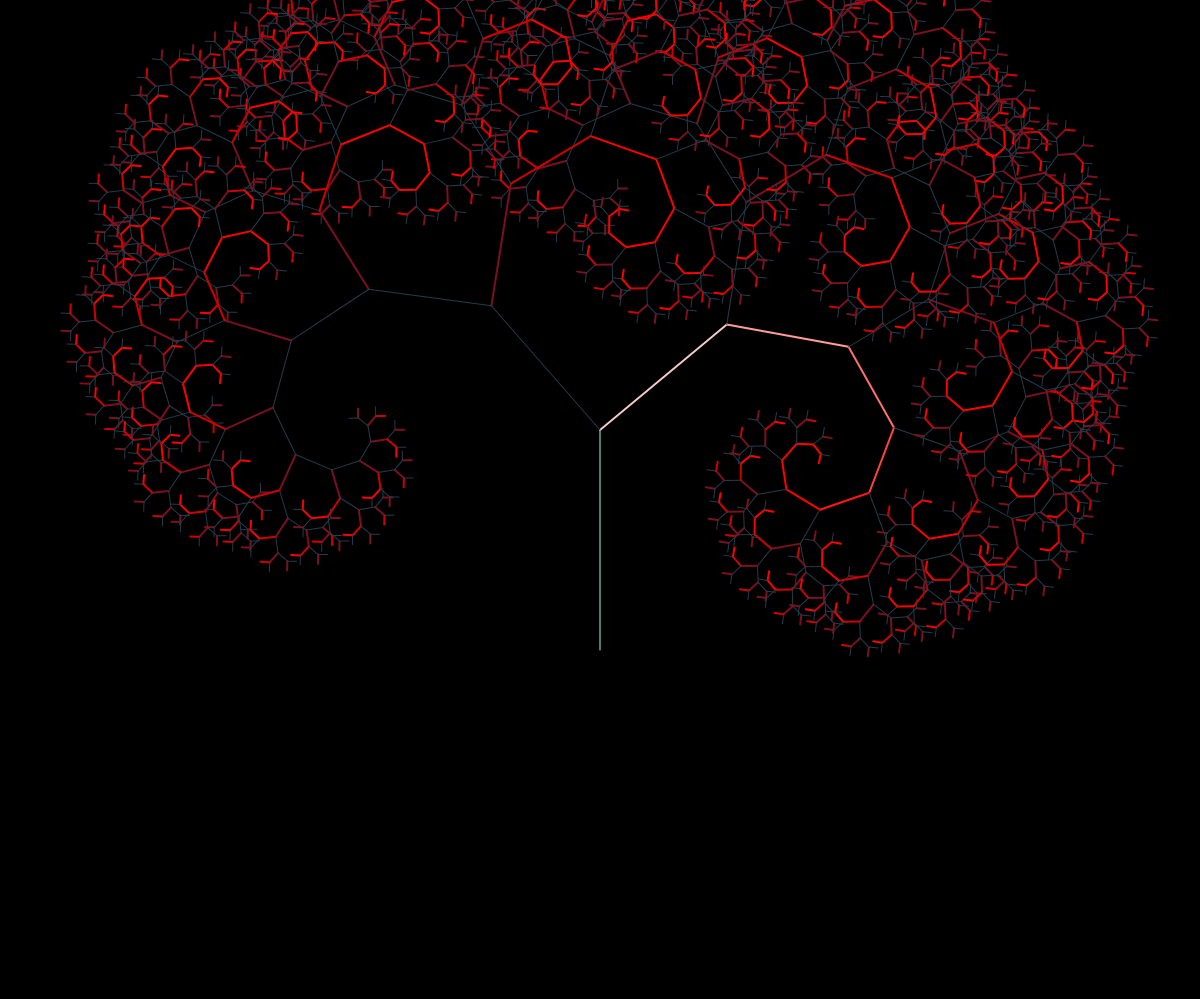
Frame 1 (no input)
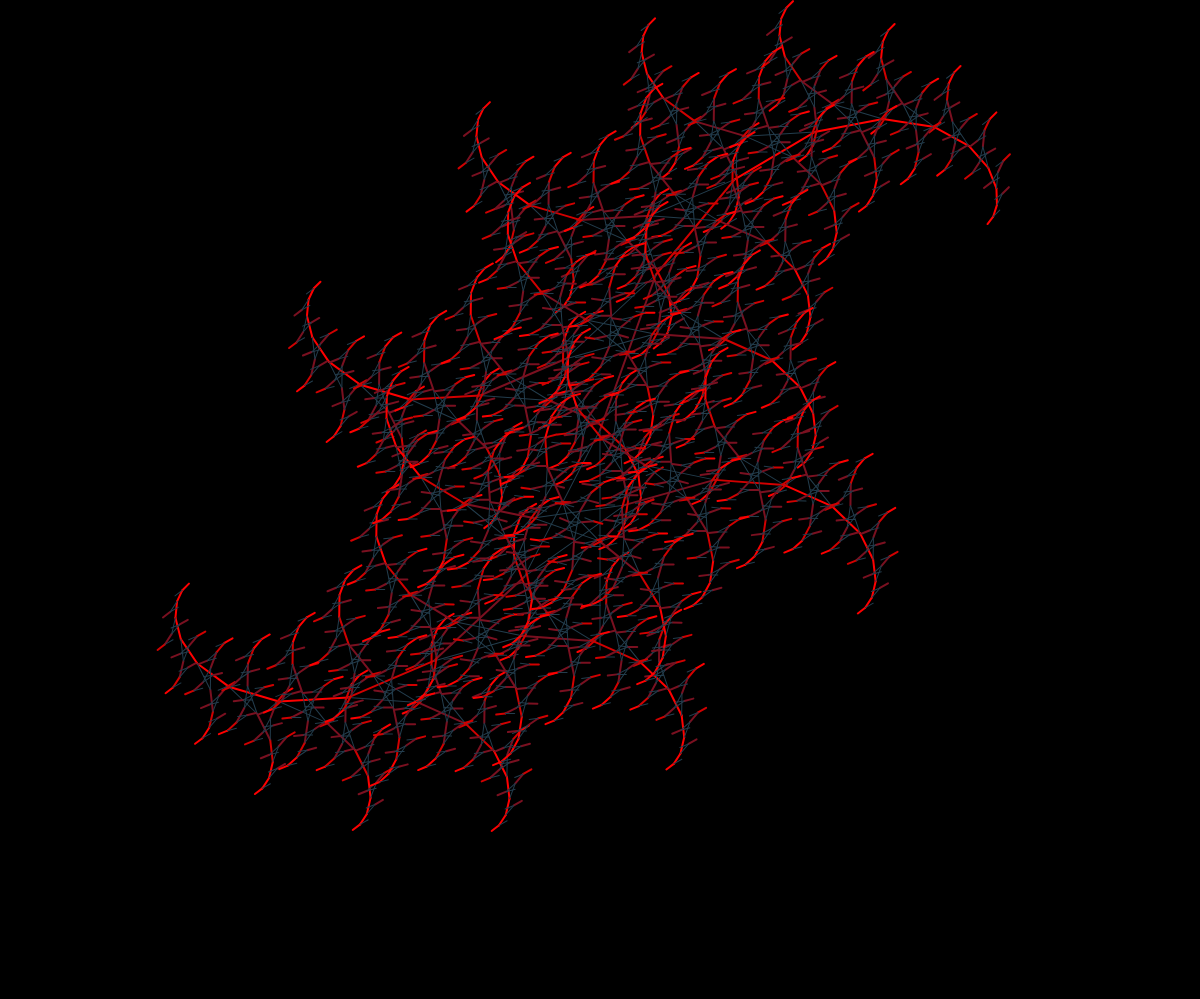
Frame 60 (no input)
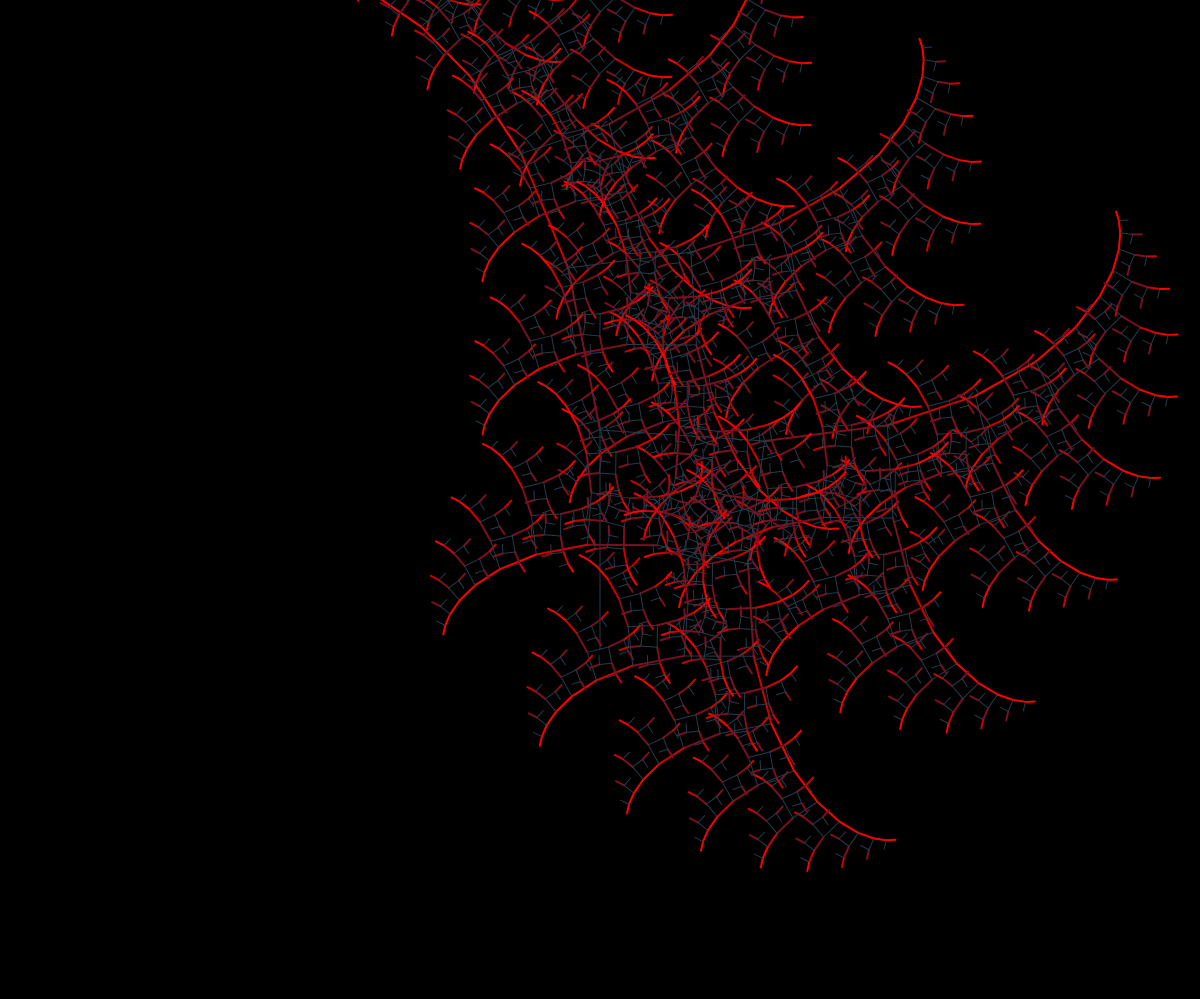
Frame 120 (the mouse pressed at the canvas centre since frame 60)

The p5.js sketch that drew these frames (run headless with seeded random() and noise() and a simulated clock; from frame 60 on, the mouse is pressed at the canvas centre):

// p5.js sketch
// ── sketch.js
let numBranches;
let i;
let height = 700;
let width = 800; 
let slider;
let sliderBias;
let angle;
let r1;
let g1;
let b1;
let r2;
let g2;
let b2;
let numGrads;
let gradIncR;
let gradIncG;
let gradIncB;
let bias;

function setup() {
  i = 0;

  let height = windowHeight-1;
  let width = windowWidth;

  numBranches = 10; 
  //slider = createSlider(0, TWO_PI, PI/4, 0.01);
  //sliderBias = createSlider(0, TWO_PI, 0, 0.01);
  angle = PI/4;
  sliderBias = 0;
  //r1 = 31;
  //g1 = 61;
  //b1 = 77;
  //r2 = 254;
  //g2 = 127;
  //b2 = 45;
  r1 = 156;
  g1 = 246;
  b1 = 246;
  r2 = 243;
  g2 = 201;
  b2 = 139;
  bias = 0.1;
  numGrads = 1;

  [gradIncR, gradIncG, gradIncB] = gradientIncrement(r1, g1, b1, r2, g2, b2, numGrads);

  createCanvas(width, height);
  fullscreen();
}

function draw(len) {
  background(0);
  //angle = slider.value();
  //bias = sliderBias.value();

  angle += 0.012;
  bias -= 0.021;

  stroke(r1, g1, b1);
  translate(windowWidth/2, windowHeight-350);
  branch(220);
}

function branch(len) {
  line(0, 0, 0, -len);
  translate(0, -len);
  [r1, g1, b1] = gradient(r1, g1, b1, gradIncR, gradIncG, gradIncB);
  if (len <= 10) {
    r1 = 35;
    g1 = 61;
    b1 = 77;
  }
  if (len > 10) {
    push();
    strokeWeight(2);
    stroke(r1, g1, b1);
    rotate(angle+bias);
    branch(len * 0.75);
    pop();
    push();
    strokeWeight(1);
    stroke(r1, g1, b1);
    rotate(-angle+bias);
    branch(len * 0.75);
    pop();  
  }
}

function gradient(r, g, b, gradIncR, gradIncG, gradIncB) {
  return [r1+gradIncR, g1+gradIncG, b1+gradIncB];
}

function gradientIncrement(r, g, b, rr, gg, bb, numGrads) {
  diffR = rr-r;
  diffG = gg-g;
  diffB = bb-b;
  diffR = diffR/numGrads;
  diffG = diffG/numGrads;
  diffB = diffG/numGrads;
  print(diffR, diffG, diffB);
  return [diffR, diffG, diffB];
}
